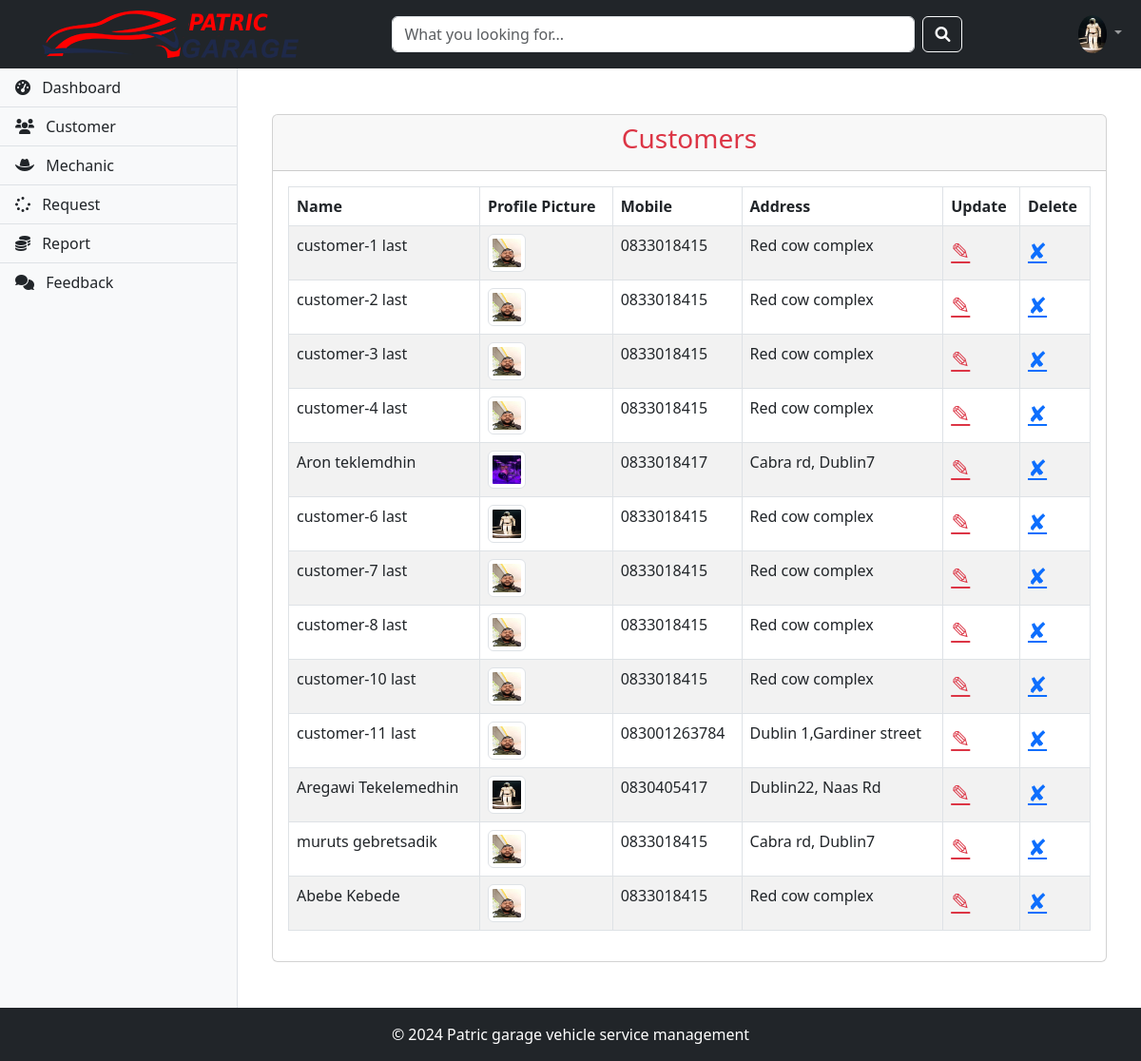
Screenshot of /admin-view-customer (signed in) with the database file from the repository.
### vehicle/models.py (models this page shows, shortened)
class Customer(models.Model):
    user = models.OneToOneField(User, on_delete=models.CASCADE)
    address = models.CharField(max_length=500)
    mobile = models.CharField(max_length=20)
    profile_pic = models.ImageField(upload_to='profile_pic/CustomerProfilePic/', null=True, blank=True)

### vehicle/views.py (the view)
# urls.py: path('admin-view-customer',views.admin_view_customer_view,name='admin-view-customer'),
@login_required(login_url='adminlogin')
def admin_view_customer_view(request):
    customers = models.Customer.objects.all()
    return render(request, 'vehicle/admin_view_customer.html', {'customers': customers})

### vehicle/templates/vehicle/admin_view_customer.html
{% extends 'vehicle/adminbase.html' %}
{% block content %}
{% load static %}
<div class="container my-4">
    <div class="row">
        <div class="col-12">
            <div class="card">
                <div class="card-header">
                    <h3 class="text-danger text-center">Customers</h3>
                </div>
                <div class="card-body">
                    <table class="table table-striped table-bordered">
                        <thead>
                            <tr>
                                <th>Name</th>
                                <th>Profile Picture</th>
                                <th>Mobile</th>
                                <th>Address</th>
                                <th>Update</th>
                                <th>Delete</th>
                            </tr>
                        </thead>
                        <tbody>
                            {% for customer in customers %}
                            <tr>
                                <td>{{ customer.user.first_name }} {{ customer.user.last_name }}</td>
                                <td>
                                        {% if customer.profile_pic %}
                                            <img src="{{ customer.profile_pic.url }}" alt="Profile Pic" class="img-thumbnail" style="width: 40px; height: 40px;" />
                                        {% else %}
                                            <img src="{% static 'default-profile-pic.png' %}" alt="Default Profile Pic" class="img-thumbnail" style="width: 40px; height: 40px;" />
                                        {% endif %}
                                </td>
                                <td>{{ customer.mobile }}</td>
                                <td>{{ customer.address }}</td>
                                <td>
                                    <a href="{% url 'update-customer' customer.id %}" class="text-danger fs-4" title="Update">&#9998;</a>
                                </td>
                                <td>
                                    <a href="{% url 'delete-customer' customer.id %}" class="text-primary fs-4" title="Delete">&#10008;</a>
                                </td>
                            </tr>
                            {% endfor %}
                        </tbody>
                    </table>
                </div>
            </div>
        </div>
    </div>
</div>
{% endblock content %}

### rows the page displays
Customer: user.first_name "customer-1", user.last_name "last", profile_pic (picture), mobile "0833018415", address "Red cow complex"
Customer: user.first_name "customer-2", user.last_name "last", profile_pic (picture), mobile "0833018415", address "Red cow complex"
Customer: user.first_name "customer-3", user.last_name "last", profile_pic (picture), mobile "0833018415", address "Red cow complex"
Customer: user.first_name "customer-4", user.last_name "last", profile_pic (picture), mobile "0833018415", address "Red cow complex"
Customer: user.first_name "Aron", user.last_name "teklemdhin", profile_pic (picture), mobile "0833018417", address "Cabra rd, Dublin7"
Customer: user.first_name "customer-6", user.last_name "last", profile_pic (placeholder picture), mobile "0833018415", address "Red cow complex"
Customer: user.first_name "customer-7", user.last_name "last", profile_pic (picture), mobile "0833018415", address "Red cow complex"
Customer: user.first_name "customer-8", user.last_name "last", profile_pic (picture), mobile "0833018415", address "Red cow complex"
Customer: user.first_name "customer-10", user.last_name "last", profile_pic (picture), mobile "0833018415", address "Red cow complex"
Customer: user.first_name "customer-11", user.last_name "last", profile_pic (picture), mobile "083001263784", address "Dublin 1,Gardiner street"
Customer: user.first_name "Aregawi", user.last_name "Tekelemedhin", profile_pic (placeholder picture), mobile "0830405417", address "Dublin22, Naas Rd"
Customer: user.first_name "muruts", user.last_name "gebretsadik", profile_pic (picture), mobile "0833018415", address "Cabra rd, Dublin7"
Customer: user.first_name "Abebe", user.last_name "Kebede", profile_pic (picture), mobile "0833018415", address "Red cow complex"
